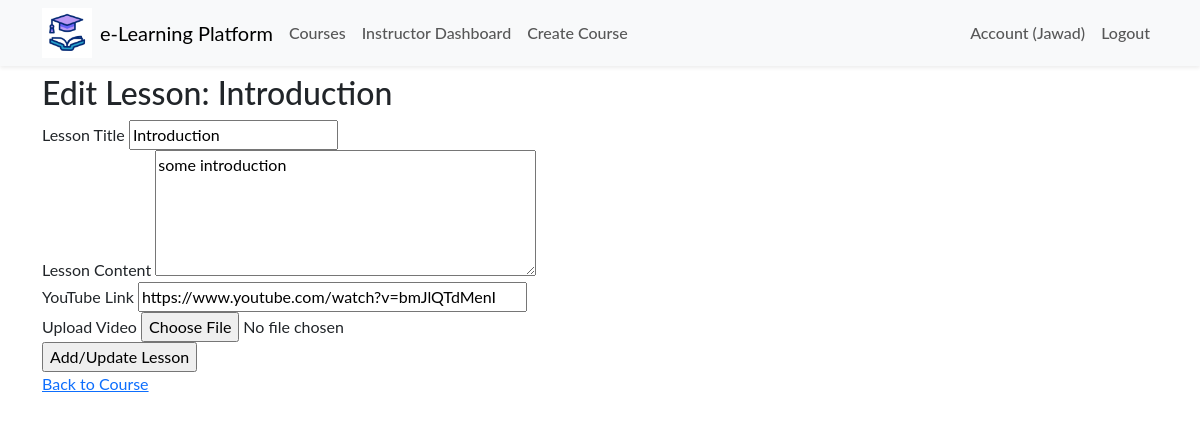
Page /courses/lesson/1/edit (signed in) on the committed database.
### app/models.py (models this page shows, shortened)
class User(db.Model, UserMixin):
    id = db.Column(db.Integer, primary_key=True)
    name = db.Column(db.String(50), nullable=False)
    email = db.Column(db.String(120), unique=True, nullable=False)
    role = db.Column(db.String(10))  # 'student' or 'instructor'
    password_hash = db.Column(db.String(128), nullable=False)
    created_at = db.Column(db.DateTime, default=datetime.utcnow)

class Lesson(db.Model):
    id = db.Column(db.Integer, primary_key=True)
    title = db.Column(db.String(200), nullable=False)
    content = db.Column(db.Text, nullable=False)
    youtube_link = db.Column(db.String(200))  # Store YouTube link if provided
    video_path = db.Column(db.String(200))  # Store uploaded video path if provided
    course_id = db.Column(db.Integer, db.ForeignKey('course.id'), nullable=False)
    course = db.relationship('Course', back_populates='lessons')  # Change backref to back_populates

### app/routes/course.py (the view, shortened to what this page needs)
@bp.route('/lesson/<int:lesson_id>/edit', methods=['GET', 'POST'])
@login_required
def edit_lesson(lesson_id):
    lesson = Lesson.query.get_or_404(lesson_id)
    course = lesson.course
    if current_user.role != 'instructor' or course.teacher_id != current_user.id:
        flash('You do not have permission to edit this lesson.', 'danger')
        return redirect(url_for('course.course_details', course_id=course.id))
    form = LessonForm(obj=lesson)
    return render_template('edit_lesson.html', form=form, course=course, lesson=lesson)

### app/routes/course.py
class LessonForm(FlaskForm):
    title = StringField('Lesson Title', validators=[DataRequired()])
    content = TextAreaField('Lesson Content', validators=[DataRequired()])
    youtube_link = StringField('YouTube Link')  # New YouTube Link field
    video_file = FileField('Upload Video', validators=[FileAllowed(['mp4', 'mov', 'avi'], 'Video files only!')])  # New File upload field
    submit = SubmitField('Add/Update Lesson')

### app/__init__.py (called while the page is built)
def create_app(config_class='config.Config'):
    app = Flask(__name__)
    app.config.from_object(config_class)
    db.init_app(app)
    migrate.init_app(app, db)
    login_manager.init_app(app)
    login_manager.login_view = 'auth.login'
    mail.init_app(app)
    from .models import User
    @login_manager.user_loader
    def load_user(user_id):
        return User.query.get(int(user_id))
    from .routes.main import bp as main_bp
    from .routes.auth import bp as auth_bp
    from .routes.course import bp as course_bp
    app.register_blueprint(main_bp)
    app.register_blueprint(auth_bp)
    app.register_blueprint(course_bp)
    return app

### app/templates/edit_lesson.html (shortened to what this page needs)
{% extends 'layout.html' %}
{% block content %}
<h2>Edit Lesson: {{ lesson.title }}</h2>
<form method="POST" enctype="multipart/form-data">
    <div>
        {{ form.title.label }} {{ form.title(size=20) }}
    </div>
    <div>
        {{ form.content.label }} {{ form.content(cols=40, rows=5) }}
    </div>
    <div>
        {{ form.youtube_link.label }} {{ form.youtube_link(size=40) }}
    </div>
    <div>
        {{ form.video_file.label }} {{ form.video_file }}
    </div>
    <div>
        {{ form.submit() }}
    </div>
</form>
<a href="{{ url_for('course.course_details', course_id=lesson.course.id) }}">Back to Course</a>
{% endblock %}

### app/templates/layout.html (shortened to what this page needs)
<!DOCTYPE html>
<html lang="en">
  <head>
    <link href="https://cdn.jsdelivr.net/npm/bootstrap@5.3.3/dist/css/bootstrap.min.css" rel="stylesheet" />
    <link rel="stylesheet" href="{{ url_for('static', filename='css/main.css') }}" />
  </head>
  <body>
    <nav class="navbar navbar-expand-lg navbar-light bg-light shadow-sm sticky-top">
      <div class="container">
        <img width="50px" src="{{ url_for('static', filename='/img/icone.gif') }}" alt="">
        <a class="navbar-brand mx-2" href="{{ url_for('main.index') }}">e-Learning Platform</a>
        <div class="collapse navbar-collapse" id="navbarNav">
          <ul class="navbar-nav me-auto mb-2 mb-lg-0">
            <li class="nav-item">
              <a class="nav-link" href="{{ url_for('course.list_courses') }}">Courses</a>
            </li>
            {% if current_user.is_authenticated %}
              {% if current_user.role == 'instructor' %}
              <li class="nav-item">
                <a class="nav-link" href="{{ url_for('course.instructor_dashboard') }}">Instructor Dashboard</a>
              </li>
              <li class="nav-item">
                <a class="nav-link" href="{{ url_for('course.create_course') }}">Create Course</a>
              </li>
              {% elif current_user.role == 'student' %}
              <li class="nav-item">
                <a class="nav-link" href="{{ url_for('course.student_dashboard') }}">Student Dashboard</a>
              </li>
              {% endif %}
            {% endif %}
          </ul>
          <ul class="navbar-nav ms-auto">
            {% if current_user.is_authenticated %}
            <li class="nav-item">
              <a class="nav-link" href="{{ url_for('auth.account') }}">Account ({{ current_user.name }})</a>
            </li>
            <li class="nav-item">
              <a class="nav-link" href="{{ url_for('auth.logout') }}">Logout</a>
            </li>
            {% endif %}
          </ul>
        </div>
      </div>
    </nav>
    <div class="container mt-2">{% include 'flash_msg.html' %} {% block content %}{% endblock %}</div>
  </body>
</html>

### app/static/css/main.css (style rules this page uses)
:root { --vert: #7b9b2b; --roze: #fc83cd33; --blue: #0b76b488; }
* { font-family: 'Lato', sans-serif; }
.nav-link { font-weight: 500; position: relative; border: none; }
@media (min-width: 768px) { .nav-link { font-size: 1rem; } }
@media (min-width: 768px) { .nav-link::before { content: ''; position: absolute; bottom: 0; left: 50%; transform: translatex(-50%); width: 0%; height: 2px; background-color: var(--vert); visibility: hidden; transition: 0.3s ease-in-out; } }

### rows in the picture
User: name "Jawad"
Lesson: title "Introduction", content "some introduction", youtube_link "https://www.youtube.com/watch?v=bmJlQTdMenI"
